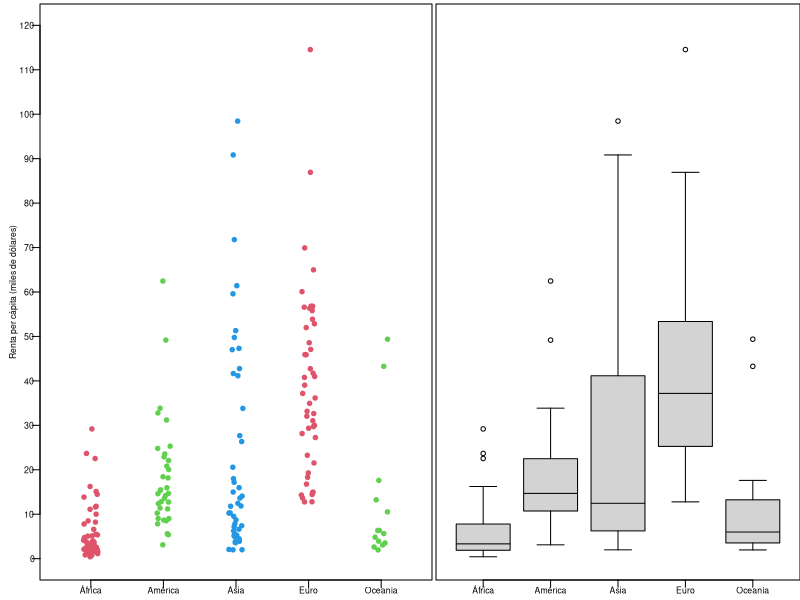

Source code (R):
datosGapminder <- read.csv2("datosGapminder.csv")
x = subset(datosGapminder, anio==2019)
t = 0.6

png("boxplotEstratificado2.png", width=1250, height=650, res = 300)
x$RentaPC = x$RentaPC/1000
par(mar = c(1, 2, 0.2, 0), fig=c(0, 0.54, 0, 1))
boxplot(RentaPC ~ Cont, x,
        col = "white", medcol="white", staplecol="white",
        boxcol = "white", whiskcol = "white",
        outline = F, cex=t, ylab = "", xlab = "", ylim = c(0, 120), 
        xaxt='n', yaxt='n',  xaxs="i", main = "")
        
stripchart(RentaPC ~ Cont,
           data = x,
           method = "jitter",
           pch = 19,
           col = 2:4,
           vertical = TRUE,
           add = TRUE, cex=t,  xaxt='n', yaxt='n',  xaxs="i")
axis(1, at=1:5, labels = c("África", "América", "Asia", "Euro", "Oceanía"), tck=-0.02, las=1, cex.axis=t-0.08, padj = -3.2)
axis(2, at=0, tck=-0.02, las=1, cex.axis=t-0.07, hadj = -2, xpd = NA)
axis(2, seq(10, 90, by=10), tck=-0.02, las=1, cex.axis=t-0.07, hadj = -0.4, xpd = NA)
axis(2, seq(100, 120, by=10), tck=-0.02, las=1, cex.axis=t-0.08, hadj = 0.05, xpd = NA)
mtext(side = 2, text = "Renta per cápita (miles de dólares)", line = 1, cex=t-0.08)

par(mar = c(1, 0.2, 0.2, 0), fig=c(0.54, 1, 0, 1), new = TRUE)
boxplot(RentaPC ~ Cont, x,
        medlwd=1, whisklty = 1, cex=t, ylab = "", xlab = "", ylim = c(0, 120),
        xaxt='n', yaxt='n',  xaxs="i",  main = "")
axis(1, at=1:5, labels = c("África", "América", "Asia", "Euro", "Oceanía"), tck=-0.02, las=1, cex.axis=t-0.08, padj = -3.2)

dev.off()
